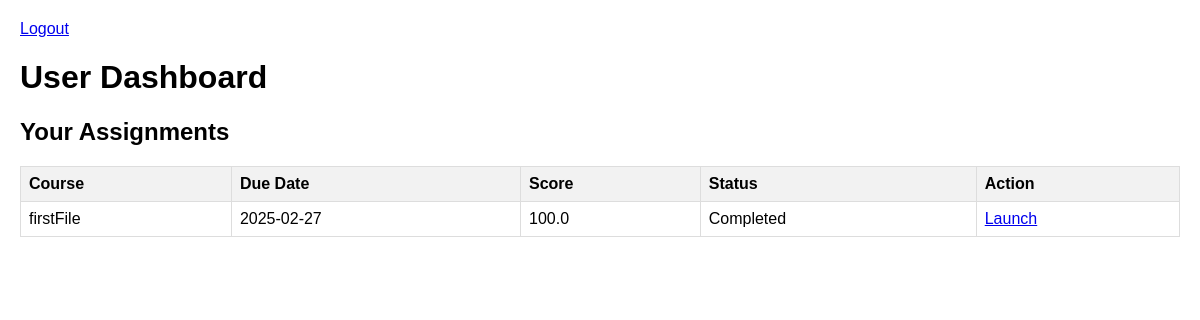
Page /user_dashboard (signed in) on the committed database.
### tables this page shows
CREATE TABLE attempts 
                 (attempt_id INTEGER PRIMARY KEY AUTOINCREMENT, 
                  user_id INTEGER, 
                  course_id TEXT, 
                  correct_responses INTEGER, 
                  incorrect_responses INTEGER, 
                  passed INTEGER, 
                  start_time TEXT, 
                  end_time TEXT, 
                  score REAL,
                  FOREIGN KEY(user_id) REFERENCES users(id));

CREATE TABLE courses (
        id INTEGER PRIMARY KEY AUTOINCREMENT,
        name TEXT NOT NULL,
        filepath TEXT NOT NULL
    );

CREATE TABLE assignments (
        id INTEGER PRIMARY KEY AUTOINCREMENT,
        user_id INTEGER,
        course_id INTEGER,
        due_date TEXT,
        FOREIGN KEY(user_id) REFERENCES users(id),
        FOREIGN KEY(course_id) REFERENCES courses(id)
    );

### app.py (the view)
@app.route('/user_dashboard', methods=['GET', 'POST'])
def user_dashboard():
    if 'user_id' not in session or session.get('is_admin'):
        return redirect(url_for('login'))
    assignments = database.get_assignments(session['user_id'])
    return render_template('user_dashboard.html', assignments=assignments)

### database.py (called while the page is built)
def get_assignments(user_id):
    conn = sqlite3.connect('lmas.db')
    c = conn.cursor()
    c.execute('''SELECT c.name, c.filepath, a.due_date, p.score, p.passed
                 FROM assignments a
                 JOIN courses c ON a.course_id = c.id
                 LEFT JOIN attempts p ON a.user_id = p.user_id AND c.filepath = p.course_id
                 WHERE a.user_id = ?
                 ORDER BY p.end_time DESC LIMIT 1''', (user_id,))
    assignments = c.fetchall()
    conn.close()
    return assignments

### templates/user_dashboard.html
<!DOCTYPE html>
<html>
<head>
    <link rel="stylesheet" href="{{ url_for('static', filename='style.css') }}">
</head>
<body>
    <a href="{{ url_for('logout') }}">Logout</a>
    <h1>User Dashboard</h1>
    <h2>Your Assignments</h2>
    <table>
        <tr><th>Course</th><th>Due Date</th><th>Score</th><th>Status</th><th>Action</th></tr>
        {% for assignment in assignments %}
            <tr>
                <td>{{ assignment[0] }}</td>
                <td>{{ assignment[2] }}</td>
                <td>{{ assignment[3] if assignment[3] is not none else 'N/A' }}</td>
                <td>{{ 'Completed' if assignment[4] else 'Pending' }}</td>
                <td><a href="{{ url_for('launch_course', filepath=assignment[1]) }}">Launch</a></td>
            </tr>
        {% endfor %}
    </table>
</body>
</html>

### static/style.css (style rules this page uses)
body { font-family: Arial, sans-serif; margin: 20px; }
table { border-collapse: collapse; width: 100%; }
th, td { border: 1px solid #ddd; padding: 8px; text-align: left; }
th { background-color: #f2f2f2; }

### rows in the picture
attempts: name "firstFile", due_date "2025-02-27", score "100.0", passed "Completed"
